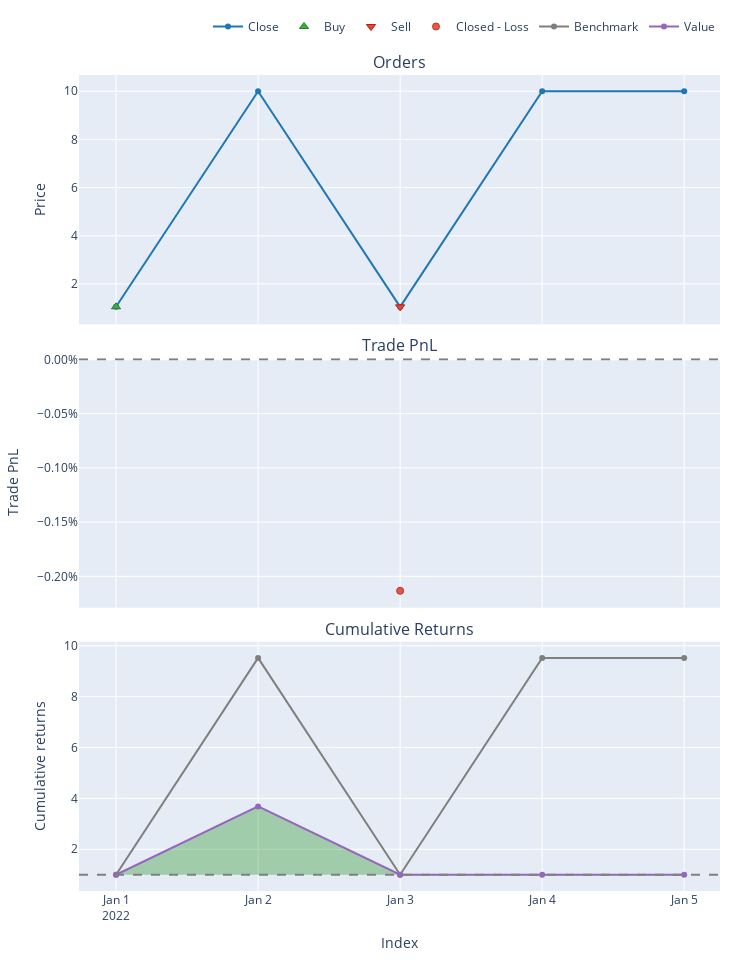

Write notebook code for a chart like this one.
### Code cell
port.plot().show()

### Figure 1 — Plotly figure (JSON) as saved in the notebook; plotly's stock layout.template omitted (floating-point values rounded to 4 significant figures)
{"data": [{"legendgroup": "0", "line": {"color": "#1f77b4"}, "name": "Close", "showlegend": true, "type": "scatter", "uid": "86260158-258d-46eb-955f-9a03457beff0", "x": ["2022-01-01T00:00:00", "2022-01-02T00:00:00", "2022-01-03T00:00:00", "2022-01-04T00:00:00", "2022-01-05T00:00:00"], "xaxis": "x", "y": [1.05, 10, 1.048, 10, 10], "yaxis": "y"}, {"customdata": [[0, 3000, 0]], "hovertemplate": "Order Id: %{customdata[0]}<br>Timestamp: %{x}<br>Price: %{y}<br>Size: %{customdata[1]:.6f}<br>Fees: %{customdata[2]:.6f}", "legendgroup": "1", "marker": {"color": "#37B13F", "line": {"color": "rgb(38,123,44)", "width": 1}, "size": 8, "symbol": "triangle-up"}, "mode": "markers", "name": "Buy", "type": "scatter", "uid": "f15e4ac1-c2fd-4295-9d6c-544ff3e47d95", "x": ["2022-01-01T00:00:00"], "xaxis": "x", "y": [1.05], "yaxis": "y"}, {"customdata": [[1, 3000, 0]], "hovertemplate": "Order Id: %{customdata[0]}<br>Timestamp: %{x}<br>Price: %{y}<br>Size: %{customdata[1]:.6f}<br>Fees: %{customdata[2]:.6f}", "legendgroup": "2", "marker": {"color": "#EA4335", "line": {"color": "rgb(181,31,18)", "width": 1}, "size": 8, "symbol": "triangle-down"}, "mode": "markers", "name": "Sell", "type": "scatter", "uid": "975a72ac-7362-40b4-b00d-7ac23d002532", "x": ["2022-01-03T00:00:00"], "xaxis": "x", "y": [1.048], "yaxis": "y"}, {"customdata": [[0, 0, -6.72, -0.002133]], "hovertemplate": "Exit Trade Id: %{customdata[0]}<br>Position Id: %{customdata[1]}<br>Exit Timestamp: %{x}<br>PnL: %{customdata[2]:.6f}<br>Return: %{customdata[3]:.2%}", "legendgroup": "3", "marker": {"color": "#EA4335", "line": {"color": "rgb(181,31,18)", "width": 1}, "opacity": [0.9], "size": [7], "symbol": "circle"}, "mode": "markers", "name": "Closed - Loss", "type": "scatter", "uid": "b4324e0e-a2a2-4945-ba17-8db0388857b6", "x": ["2022-01-03T00:00:00"], "xaxis": "x2", "y": [-0.002133], "yaxis": "y2"}, {"legendgroup": "4", "line": {"color": "#7f7f7f"}, "name": "Benchmark", "showlegend": true, "type": "scatter", "uid": "a513db93-05f3-4dae-8a88-831f5837c1de", "x": ["2022-01-01T00:00:00", "2022-01-02T00:00:00", "2022-01-03T00:00:00", "2022-01-04T00:00:00", "2022-01-05T00:00:00"], "xaxis": "x3", "y": [1, 9.524, 0.9979, 9.524, 9.524], "yaxis": "y3"}, {"hoverinfo": "skip", "legendgroup": "5", "line": {"color": "rgba(0, 0, 0, 0)", "width": 0}, "opacity": 0, "showlegend": false, "type": "scatter", "uid": "422a8d35-3b1e-4a5a-9cc0-8249b2044811", "x": ["2022-01-01T00:00:00", "2022-01-02T00:00:00", "2022-01-03T00:00:00", "2022-01-04T00:00:00", "2022-01-05T00:00:00"], "xaxis": "x3", "y": [1, 1, 1, 1, 1], "yaxis": "y3"}, {"connectgaps": false, "fill": "tonexty", "fillcolor": "rgba(0, 128, 0, 0.3)", "hoverinfo": "skip", "legendgroup": "5", "line": {"color": "rgba(0, 0, 0, 0)", "width": 0}, "opacity": 0, "showlegend": false, "type": "scatter", "uid": "81e780d3-f163-4d39-8530-b45547b5fb78", "x": ["2022-01-01T00:00:00", "2022-01-02T00:00:00", "2022-01-03T00:00:00", "2022-01-04T00:00:00", "2022-01-05T00:00:00"], "xaxis": "x3", "y": [1, 3.685, 1, 1, 1], "yaxis": "y3"}, {"hoverinfo": "skip", "legendgroup": "5", "line": {"color": "rgba(0, 0, 0, 0)", "width": 0}, "opacity": 0, "showlegend": false, "type": "scatter", "uid": "02db003b-1b34-44b5-964e-ca9d12fe6dc9", "x": ["2022-01-01T00:00:00", "2022-01-02T00:00:00", "2022-01-03T00:00:00", "2022-01-04T00:00:00", "2022-01-05T00:00:00"], "xaxis": "x3", "y": [1, 1, 1, 1, 1], "yaxis": "y3"}, {"connectgaps": false, "fill": "tonexty", "fillcolor": "rgba(255, 0, 0, 0.3)", "hoverinfo": "skip", "legendgroup": "5", "line": {"color": "rgba(0, 0, 0, 0)", "width": 0}, "opacity": 0, "showlegend": false, "type": "scatter", "uid": "01a4731c-e662-4d23-b260-fceefbe82c41", "x": ["2022-01-01T00:00:00", "2022-01-02T00:00:00", "2022-01-03T00:00:00", "2022-01-04T00:00:00", "2022-01-05T00:00:00"], "xaxis": "x3", "y": [1, 1, 0.9993, 0.9993, 0.9993], "yaxis": "y3"}, {"legendgroup": "6", "line": {"color": "#9467bd"}, "name": "Value", "showlegend": true, "type": "scatter", "uid": "23c697ae-9ee5-4777-8aa9-85e8cb289663", "x": ["2022-01-01T00:00:00", "2022-01-02T00:00:00", "2022-01-03T00:00:00", "2022-01-04T00:00:00", "2022-01-05T00:00:00"], "xaxis": "x3", "y": [1, 3.685, 0.9993, 0.9993, 0.9993], "yaxis": "y3"}, {"hoverinfo": "skip", "legendgroup": "5", "line": {"color": "rgba(0, 0, 0, 0)", "width": 0}, "opacity": 0, "showlegend": false, "type": "scatter", "uid": "da99c460-9a50-490b-ae5f-42705514aa6f", "x": ["2022-01-01T00:00:00", "2022-01-02T00:00:00", "2022-01-03T00:00:00", "2022-01-04T00:00:00", "2022-01-05T00:00:00"], "xaxis": "x3", "y": [1, 1, 1, 1, 1], "yaxis": "y3"}], "layout": {"annotations": [{"font": {"size": 16}, "showarrow": false, "text": "Orders", "x": 0.5, "xanchor": "center", "xref": "paper", "y": 1, "yanchor": "bottom", "yref": "paper"}, {"font": {"size": 16}, "showarrow": false, "text": "Trade PnL", "x": 0.5, "xanchor": "center", "xref": "paper", "y": 0.6528, "yanchor": "bottom", "yref": "paper"}, {"font": {"size": 16}, "showarrow": false, "text": "Cumulative Returns", "x": 0.5, "xanchor": "center", "xref": "paper", "y": 0.3056, "yanchor": "bottom", "yref": "paper"}], "height": 960, "legend": {"orientation": "h", "traceorder": "normal", "x": 1, "xanchor": "right", "y": 1.042, "yanchor": "bottom"}, "margin": {"b": 30, "l": 30, "r": 30, "t": 30}, "shapes": [{"line": {"color": "gray", "dash": "dash"}, "type": "line", "x0": 0, "x1": 1, "xref": "paper", "y0": 0, "y1": 0, "yref": "y2"}, {"line": {"color": "gray", "dash": "dash"}, "type": "line", "x0": 0, "x1": 1, "xref": "paper", "y0": 1, "y1": 1, "yref": "y3"}], "showlegend": true, "width": 750, "xaxis": {"anchor": "y", "domain": [0, 1], "matches": "x3", "showticklabels": false}, "xaxis2": {"anchor": "y2", "domain": [0, 1], "matches": "x3", "showticklabels": false}, "xaxis3": {"anchor": "y3", "domain": [0, 1], "title": {"text": "Index"}}, "yaxis": {"anchor": "x", "domain": [0.6944, 1], "title": {"text": "Price"}}, "yaxis2": {"anchor": "x2", "domain": [0.3472, 0.6528], "tickformat": ".2%", "title": {"text": "Trade PnL"}}, "yaxis3": {"anchor": "x3", "domain": [0, 0.3056], "title": {"text": "Cumulative returns"}}}}
